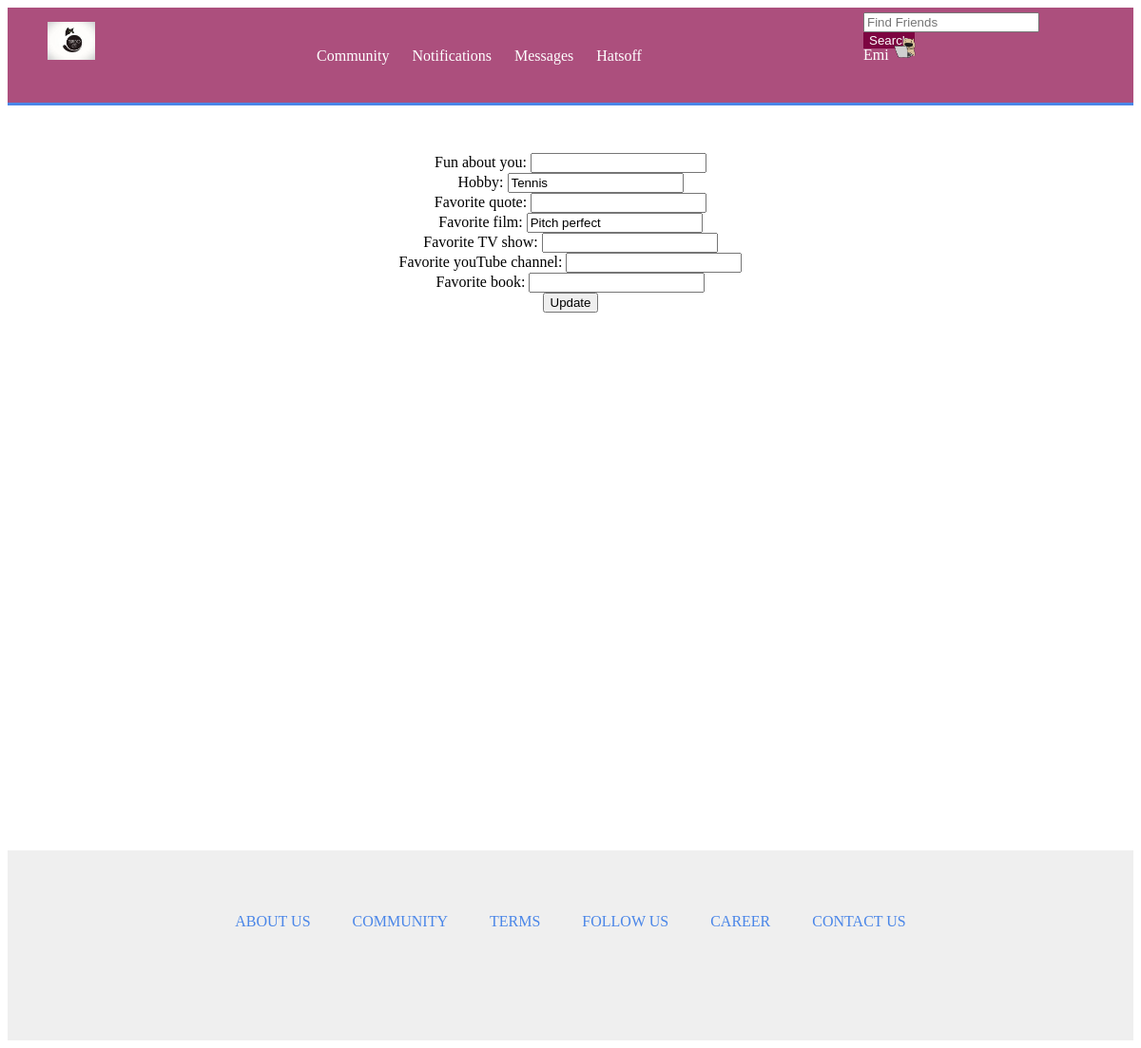
/week1/edit/funfact/ (signed in), run on an earlier commit of the app's database.
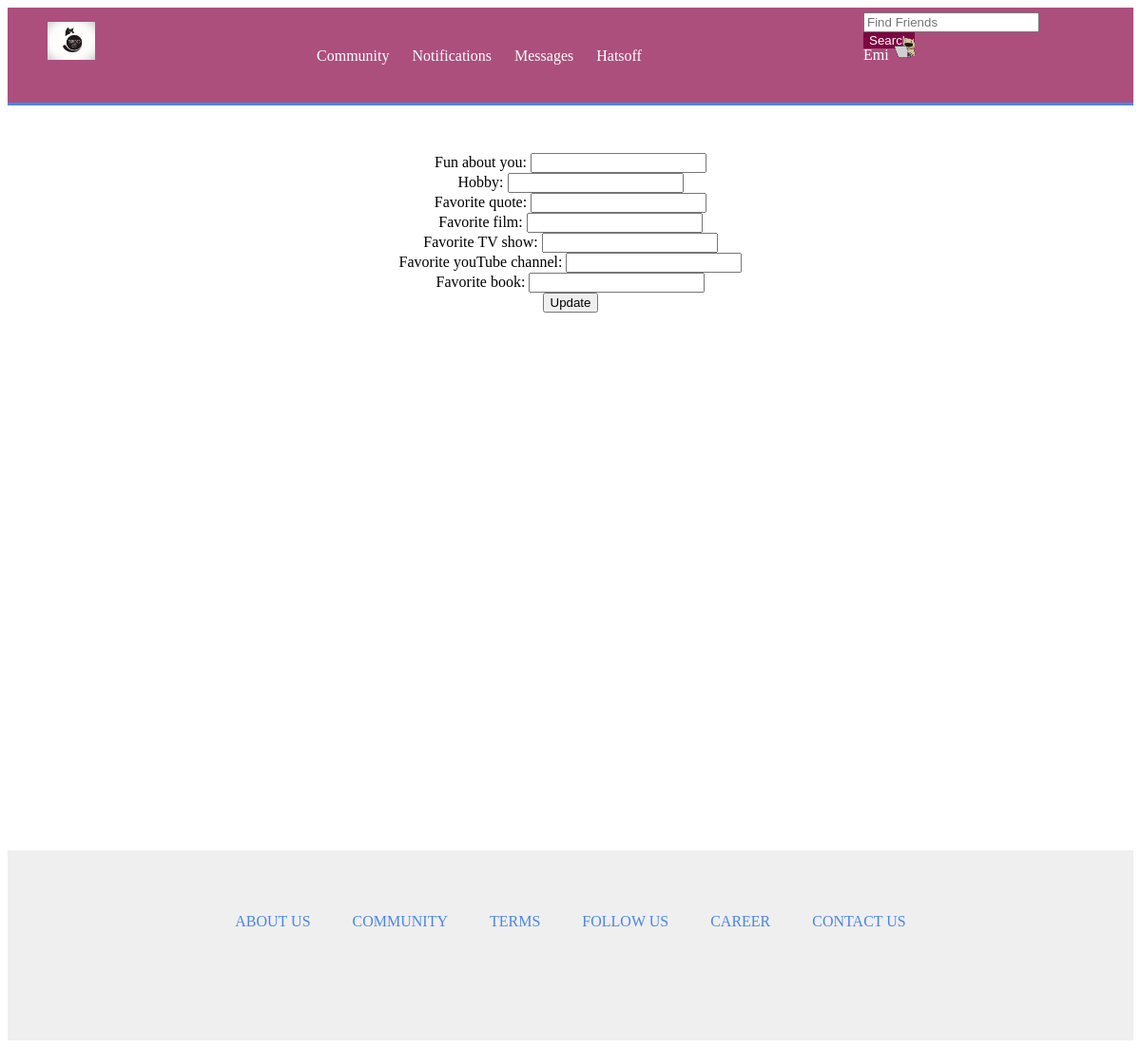
And on a later commit of the database.
### week1/models.py (models this page shows)
class Profile(models.Model):
    user = models.ForeignKey(User)
    photo = models.ImageField(upload_to='photoimg/', null=True, blank=True)
    displayname = models.CharField(max_length=100, default='', blank=True)
    profession = models.CharField(max_length=200, default='', blank=False)
    worksAt = models.CharField(max_length=100, default='', blank=True)
    city = models.CharField(max_length=100, default='', blank=True)
    education = models.CharField(max_length=200, default='', blank=True)
    birthdate = models.DateTimeField(max_length=100, null=True, blank=True)
    language = models.CharField(max_length=100, default='', blank=True)
    describe = models.CharField(max_length=500, default='', blank=True)
    skill1 = models.CharField(max_length=200, default='', blank=True)
    skill2 = models.CharField(max_length=200, default='', blank=True)
    skill3 = models.CharField(max_length=200, default='', blank=True)
    skill4 = models.CharField(max_length=200, default='', blank=True)
    skill5 = models.CharField(max_length=200, default='', blank=True)
    skill6 = models.CharField(max_length=200, default='', blank=True)
    skill7 = models.CharField(max_length=200, default='', blank=True)
    skill8 = models.CharField(max_length=200, default='', blank=True)
    skill9 = models.CharField(max_length=200, default='', blank=True)
    skill10 = models.CharField(max_length=200, default='', blank=True)
    weburl = models.CharField(max_length=200, default='', blank=True)
    funaboutyou = models.CharField(max_length=200, default='', blank=True)
    fQuote = models.CharField(max_length=200, default='', blank=True)
    fFilm = models.CharField(max_length=200, default='', blank=True)
    fTV = models.CharField(max_length=200, default='', blank=True)
    fYoutube = models.CharField(max_length=200, default='', blank=True)
    fBook = models.CharField(max_length=200, default='', blank=True)
    bookNow = models.CharField(max_length=200, default='', blank=True)
    filmNow = models.CharField(max_length=200, default='', blank=True)
    TVNow = models.CharField(max_length=200, default='', blank=True)
    hobby = models.CharField(max_length=200, default='', blank=True)
    cities = models.CharField(max_length=200, default='', blank=True)

### week1/views.py (the view)
@csrf_protect
@login_required
def home_edit_funfact(request):
    query = request.GET.get('search_query', None)
    if query != None:
        return HttpResponseRedirect('/week1/results/friends/'+query, {'query': query})
    currentuser = User.objects.get(id=request.user.id, username=request.user.username)
    num_result = Profile.objects.filter(user=currentuser).count()
    if request.method == "POST":
        form = Funfact(request.POST)
        if form.is_valid():
            funaboutyou = form.cleaned_data["funaboutyou"]
            hobby = form.cleaned_data["hobby"]
            fQuote = form.cleaned_data["fQuote"]
            fFilm = form.cleaned_data["fFilm"]
            fTV = form.cleaned_data["fTV"]
            fYoutube = form.cleaned_data["fYoutube"]
            fBook = form.cleaned_data["fBook"]
            if num_result == 0:
                p = Profile.objects.create(user=currentuser, funaboutyou=funaboutyou, hobby=hobby, fQuote=fQuote, fFilmn=fFilm, fTV=fTV, fYoutube=fYoutube, fBook=fBook)
                p.save()
            else:
                p = Profile.objects.get(user=currentuser)
                p.funaboutyou = funaboutyou
                p.hobby = hobby
                p.fQuote = fQuote
                p.fFilm = fFilm
                p.fTV = fTV
                p.fYoutube = fYoutube
                p.fBook = fBook
                p.save()
            profile = Profile.objects.get(user=currentuser)
            return HttpResponseRedirect('/week1/home/')
    else:
        form = Funfact()
        if num_result == 0:
            p = Profile.objects.create(user=currentuser)
            p.save()
    usersprofile = Profile.objects.get(user=currentuser)
    return render(request, 'week1/homeedit_funfact.html', {'profile':usersprofile, 'form':form})

### week1/forms.py
class Funfact(forms.Form):
    funaboutyou = forms.CharField(max_length=200, required=False)
    hobby = forms.CharField(max_length=200, required=False)
    fQuote = forms.CharField(max_length=200, required=False)
    fFilm = forms.CharField(max_length=200, required=False)
    fTV = forms.CharField(max_length=200, required=False)
    fYoutube= forms.CharField(max_length=200, required=False)
    fBook= forms.CharField(max_length=200, required=False)

### week1/templates/week1/homeedit_funfact.html (shortened to what this page needs)
{% extends 'week1/basehome.html'%}
{% block content %}
<div id="home-edit">
    <form action="" class="" method="POST" enctype="multipart/form-data">{% csrf_token %}
        Fun about you: <input type='text' name='funaboutyou' value='{{ profile.funaboutyou }}'><br/>
        Hobby: <input type='text' name='hobby' value='{{ profile.hobby }}'><br/>
        Favorite quote: <input type='text' name='fQuote' value='{{ profile.fQuote }}'><br/>
        Favorite film: <input type='text' name='fFilm' value='{{ profile.fFilm }}'><br/>
        Favorite TV show: <input type='text' name='fTV' value='{{ profile.fTV }}'><br/>
        Favorite youTube channel: <input type='text' name='fYoutube' value='{{ profile.fYoutube }}'><br/>
        Favorite book: <input type='text' name='fBook' value='{{ profile.fBook }}'><br/>
        <input type="submit" value="Update" align="center" />
    </form>
</div>
{% endblock %}

### week1/templates/week1/basehome.html (shortened to what this page needs)
{% load staticfiles %}
<html>
<head>
</head>
<body>
<link rel='stylesheet' type='text/css' href="{% static 'week1/style.css' %}">
<div id="header-wrapper">
    <div id='header'>
           <div id="logo">
              <img src="{% static 'week1/templogo.jpeg'%}" width="50px">
           </div>
	   <div id='header-menus'>
	      <a href="{% url 'week1:community' %}">Community</a>
	      <a href="{% url 'week1:notification' %}">Notifications</a>
	      <a href="{% url 'week1:messages' %}">Messages</a>
	      <a href="{% url 'week1:hatsoff_list' %}">Hatsoff</a>
	   </div>
	   <div id='header-right'>
		<div id='header-top'>
		     <form method="GET" action="" >
		     <input type="text" id="searchBox" name='search_query' placeholder="Find Friends">
		     <input type="submit" class="btn" value="Search" >
		     </form>
		</div>
		<div id='header-down'>
			{% if profile.photo %}
			<a href="{% url 'week1:home' %}">{{user.first_name}}</a>
			<img src="{{ profile.photo.url }}" class="profile_img">
			{% else %}
			<a href="{% url 'week1:home' %}">{{user.first_name}}</a>
			<img src="{% static 'images/profileimage.png'%}" class="profile_img">
			{% endif %}
		</div>
	   </div>
    </div>
</div>
<div id="body">
{% block content %}
{% endblock %}
</div>
<div id='footer-wrapper'>
    <div id='footer'>
	 <a href="{% url 'week1:about' %}">ABOUT US</a>
	 <a href="{% url 'week1:about' %}">COMMUNITY</a>
	 <a href="{% url 'week1:about' %}">TERMS</a>
	 <a href="{% url 'week1:about' %}">FOLLOW US</a>
	 <a href="{% url 'week1:about' %}">CAREER</a>
	 <a href="{% url 'week1:about' %}">CONTACT US</a>
    </div>
</div>
</body>
</html>

What changed in the data, as far as the page shows it:
removed Profile: photo (picture), hobby "Tennis", fFilm "Pitch perfect"
added Profile: photo (picture)
